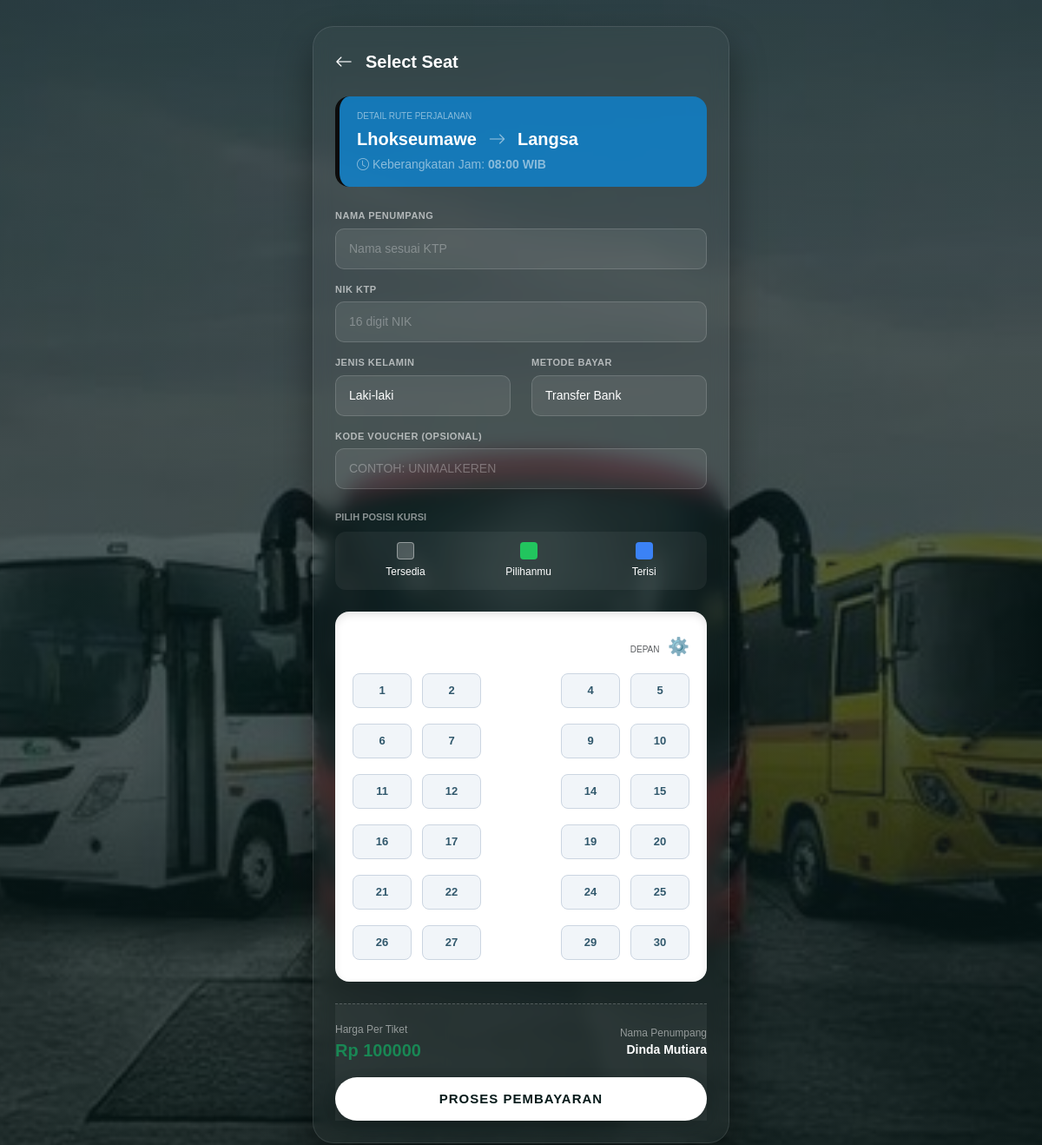
Before: /pilih_bangku/1 (signed in) with the older database file.
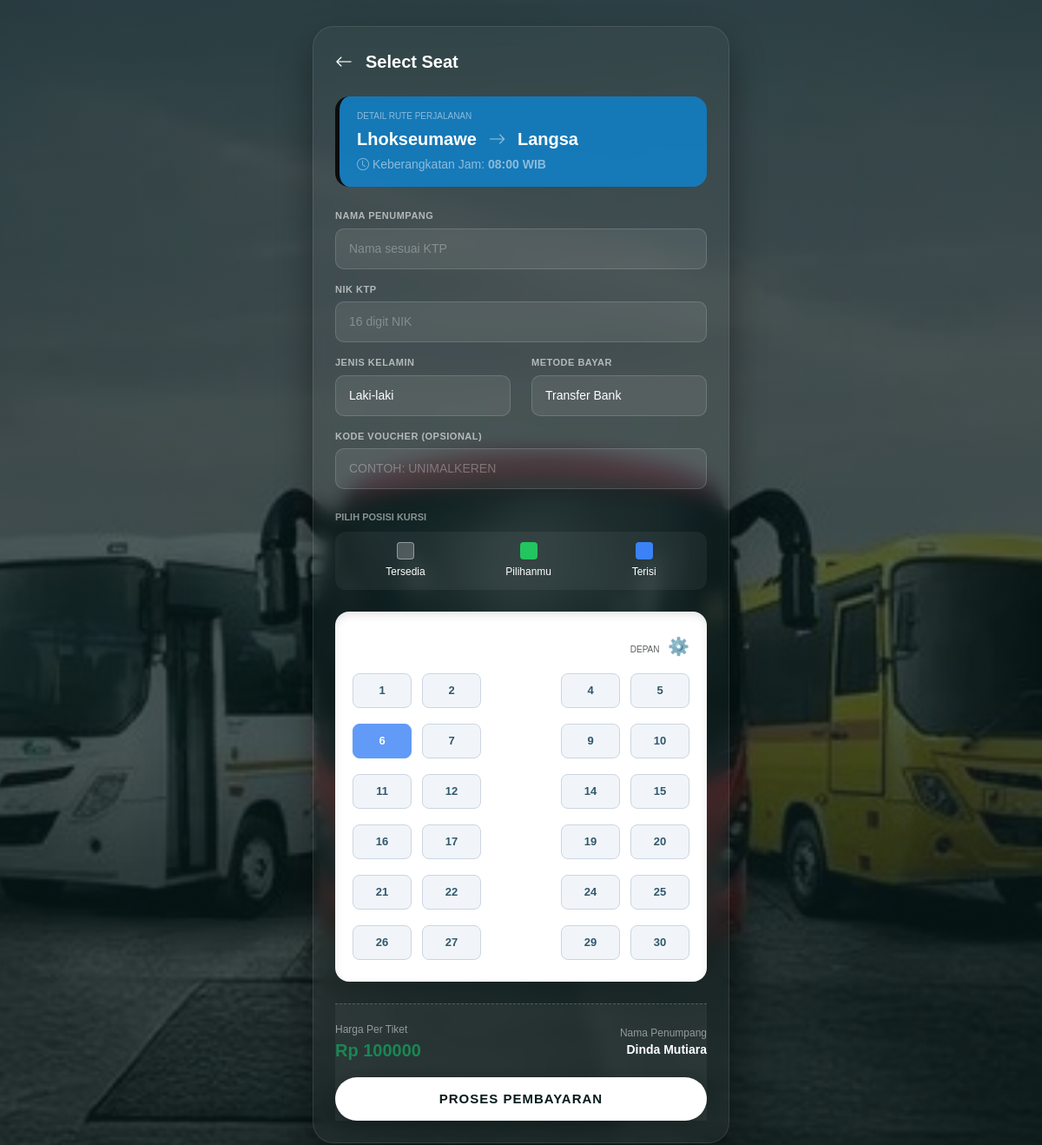
After: the same page with the newer database file.
### tables this page shows
CREATE TABLE jadwal (
                id INTEGER PRIMARY KEY AUTOINCREMENT,
                asal TEXT,
                tujuan TEXT,
                jam TEXT,
                harga INTEGER
            );

CREATE TABLE pesanan (
                id INTEGER PRIMARY KEY AUTOINCREMENT,
                penumpang_id INTEGER,
                jadwal_id INTEGER,
                nomor_bangku TEXT,
                nama_penumpang TEXT,
                nik TEXT,
                jenis_kelamin TEXT,
                metode_bayar TEXT,
                potongan INTEGER,
                total_bayar INTEGER,
                status TEXT,
                created_at TIMESTAMP DEFAULT CURRENT_TIMESTAMP
            );

### app.py (the view, shortened to what this page needs)
@app.route('/pilih_bangku/<int:jadwal_id>', methods=['GET', 'POST'])
def pilih_bangku(jadwal_id):
    if 'user_id' not in session:
        return redirect(url_for('login'))
    with get_db_connection() as conn:
        cursor = conn.cursor()
        cursor.execute("SELECT * FROM jadwal WHERE id=?", (jadwal_id,))
        detail_jadwal = cursor.fetchone()
        cursor.execute("SELECT nomor_bangku FROM pesanan WHERE jadwal_id=? AND status <> 'Dibatalkan'", (jadwal_id,))
        bangku_terisi = [row[0] for row in cursor.fetchall()]
        if detail_jadwal is None:
            return redirect(url_for('jadwal'))
    semua_bangku = [f"A{i}" for i in range(1, 6)] + [f"B{i}" for i in range(1, 6)]
    return render_template(
        'pilih_bangku.html',
        semua_bangku=semua_bangku,
        bangku_terisi=bangku_terisi,
        detail_jadwal=detail_jadwal,
    )

### app.py (called while the page is built)
def get_db_connection():
    conn = sqlite3.connect(DB_PATH)
    return conn

### templates/pilih_bangku.html (shortened to what this page needs)
<!DOCTYPE html>
<html lang="id">
<head>
    <link href="https://cdn.jsdelivr.net/npm/bootstrap@5.3.2/dist/dist/css/bootstrap.min.css" rel="stylesheet">
    <link rel="stylesheet" href="https://cdn.jsdelivr.net/npm/bootstrap-icons@1.11.1/font/bootstrap-icons.css">
</head>
<body>
<div class="container">
    <div class="app-container">
        <div class="header-app">
            <a href="/jadwal" class="btn-back"><i class="bi bi-arrow-left"></i></a>
            <h1 class="title-app">Select Seat</h1>
        </div>
        <div class="route-panel">
            <div class="small text-white-50 text-uppercase" style="font-size: 10px;">Detail Rute Perjalanan</div>
            <div class="fw-bold fs-5 mt-1">{{ detail_jadwal[1] }} <i class="bi bi-arrow-right mx-2 text-white-50"></i> {{ detail_jadwal[2] }}</div>
            <div class="small text-white-50 mt-1"><i class="bi bi-clock"></i> Keberangkatan Jam: <b>{{ detail_jadwal[3] }}</b></div>
        </div>
        <form action="/pilih_bangku/{{ detail_jadwal[0] }}" method="POST">
            <div class="form-manifes mb-4">
                <div class="form-group-block">
                    <label class="form-label-custom">NAMA PENUMPANG</label>
                    <input type="text" class="form-control" name="nama_penumpang" placeholder="Nama sesuai KTP" required>
                </div>
                <div class="form-group-block">
                    <label class="form-label-custom">NIK KTP</label>
                    <input type="text" class="form-control" name="nik" placeholder="16 digit NIK" required minlength="16" maxlength="16" pattern="\d{16}">
                </div>
                <div class="row">
                    <div class="col-6">
                        <div class="form-group-block">
                            <label class="form-label-custom">JENIS KELAMIN</label>
                            <select class="form-select" name="jenis_kelamin" required>
                                <option value="Laki-laki">Laki-laki</option>
                            </select>
                        </div>
                    </div>
                    <div class="col-6">
                        <div class="form-group-block">
                            <label class="form-label-custom">METODE BAYAR</label>
                            <select class="form-select" name="metode_bayar" required>
                                <option value="Transfer Bank">Transfer Bank</option>
                            </select>
                        </div>
                    </div>
                </div>
                <div class="form-group-block">
                    <label class="form-label-custom">KODE VOUCHER (OPSIONAL)</label>
                    <input type="text" class="form-control text-uppercase" name="kode_promo" placeholder="Contoh: UNIMALKEREN">
                </div>
            </div>
            <div class="small text-white-50 text-uppercase mb-2" style="font-size: 11px; font-weight: 600; text-align: left;">Pilih Posisi Kursi</div>
            <div class="legend-container">
                <div class="legend-item"><div class="box-status status-empty"></div><span>Tersedia</span></div>
                <div class="legend-item"><div class="box-status status-selected"></div><span>Pilihanmu</span></div>
                <div class="legend-item"><div class="box-status status-booked"></div><span>Terisi</span></div>
            </div>
            <div class="bus-layout">
                <div class="text-end mb-3 text-secondary" style="font-size: 20px;">
                    <span class="small text-muted me-1" style="font-size: 10px;">DEPAN</span> ⚙️
                </div>
                <div class="seat-grid">
                    {% for i in range(1, 31) %}
                        {% set b_str = i|string %}
                        {% if b_str in bangku_terisi %}
                            <div class="seat-option booked">
                                <div class="seat-label">{{ i }}</div>
                            </div>
                        {% else %}
                            <div class="seat-option">
                                <div class="seat-label">{{ i }}</div>
                            </div>
                        {% endif %}
                    {% endfor %}
                </div>
            </div>
            <div class="summary-panel">
                <div class="d-flex justify-content-between align-items-center mb-3">
                    <div class="text-start">
                        <div class="text-white-50 small" style="font-size: 12px;">Harga Per Tiket</div>
                        <div class="fw-bold fs-5 text-success">Rp {{ detail_jadwal[4] }}</div>
                    </div>
                    <div class="text-end">
                        <div class="text-white-50 small" style="font-size: 12px;">Nama Penumpang</div>
                        <div class="fw-semibold text-white small">{{ session['nama'] }}</div>
                    </div>
                </div>
                <button type="submit" class="btn btn-pay">PROSES PEMBAYARAN</button>
            </div>
        </form>
    </div>
</div>
</body>
</html>

### templates/pilih_bangku.html (style rules this page uses)
body { font-family: 'Poppins', sans-serif; background: linear-gradient(rgba(8, 27, 27, 0.7), rgba(8, 27, 27, 0.7)), url('/static/images/bg-bus.jpg'); background-size: cover; background-position: center; background-repeat: no-repeat; color: #ffffff; min-height: 100vh; padding: 30px 0; }
.app-container { max-width: 480px; margin: 0 auto; background: rgba(255, 255, 255, 0.03); border: 1px solid rgba(255, 255, 255, 0.1); border-radius: 24px; padding: 25px; backdrop-filter: blur(10px); box-shadow: 0 20px 40px rgba(0,0,0,0.4); }
.header-app { display: flex; align-items: center; margin-bottom: 25px; }
.btn-back { color: #ffffff; font-size: 20px; text-decoration: none; margin-right: 15px; }
.title-app { font-family: 'Montserrat', sans-serif; font-size: 20px; font-weight: 700; margin: 0; }
.route-panel { background: rgba(3, 143, 236, 0.669); border-radius: 16px; padding: 15px 20px; margin-bottom: 25px; border-left: 5px solid #0c0c0c; }
.legend-container { display: flex; justify-content: space-around; background: rgba(255, 255, 255, 0.05); padding: 12px; border-radius: 12px; margin-bottom: 25px; font-size: 12px; }
.legend-item { display: flex; flex-direction: column; align-items: center; gap: 5px; }
.box-status { width: 20px; height: 20px; border-radius: 4px; }
.status-empty { background: rgba(255, 255, 255, 0.2); border: 1px solid rgba(255, 255, 255, 0.4); }
.status-selected { background: #22c55e; }
.status-booked { background: #3b82f6; }
.bus-layout { background: #ffffff; color: #081b1b; border-radius: 16px; padding: 25px 20px; margin-bottom: 25px; box-shadow: inset 0 4px 10px rgba(0,0,0,0.1); }
.seat-grid { display: grid; grid-template-columns: repeat(5, 1fr); gap: 12px; row-gap: 18px; }
.seat-option { position: relative; }
.seat-label { display: flex; align-items: center; justify-content: center; background: #f1f5f9; border: 1px solid #cbd5e1; color: #31586c; height: 40px; border-radius: 8px; font-size: 13px; font-weight: 600; transition: all 0.2s; }
.seat-option.booked .seat-label { background: #3b82f6 !important; color: #ffffff !important; border-color: #3b82f6 !important; pointer-events: none; opacity: 0.8; }
.form-manifes .form-group-block { display: flex; flex-direction: column; align-items: flex-start; margin-bottom: 15px; width: 100%; }
.form-manifes .form-label-custom { font-size: 11px; color: rgba(255,255,255,0.6); font-weight: 600; letter-spacing: 0.5px; margin-bottom: 6px; text-align: left; }
.form-manifes .form-control, .form-manifes .form-select { background: rgba(255, 255, 255, 0.08) !important; border: 1px solid rgba(255, 255, 255, 0.15) !important; color: #ffffff !important; border-radius: 10px !important; padding: 12px 15px !important; font-size: 14px !important; width: 100% !important; box-sizing: border-box; }
.form-manifes .form-select option { background: #081b1b; color: #ffffff; }
.form-manifes .form-control::placeholder { color: rgba(255,255,255,0.3); }
.summary-panel { background: rgba(255, 255, 255, 0.05); border-top: 1px dashed rgba(255, 255, 255, 0.2); padding-top: 20px; margin-top: 25px; }
.btn-pay { background: #ffffff; color: #081b1b; font-family: 'Montserrat', sans-serif; font-weight: 700; border: none; padding: 14px; border-radius: 50px; width: 100%; font-size: 15px; letter-spacing: 1px; transition: all 0.2s; box-shadow: 0 4px 15px rgba(0,0,0,0.2); }

Changed rows visible on the page:
added pesanan: nama "Dinda Mutiara"
Other visible differences:
{{ session['nama'] }}: "Dinda Mutiara" → (not shown)
list line gone: "6"
new list line: "6"
